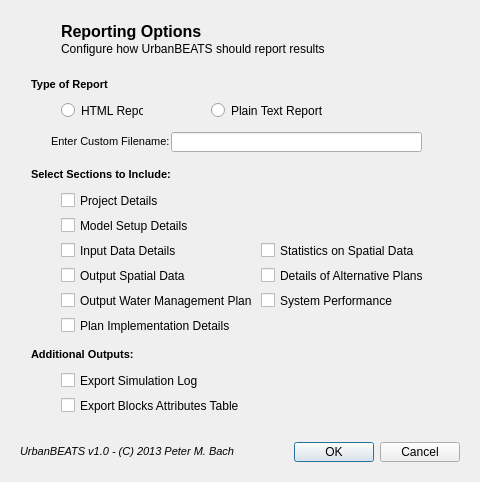
<?xml version="1.0" encoding="UTF-8"?>
<ui version="4.0">
 <class>ReportOptionsDialog</class>
 <widget class="QDialog" name="ReportOptionsDialog">
  <property name="geometry">
   <rect>
    <x>0</x>
    <y>0</y>
    <width>480</width>
    <height>482</height>
   </rect>
  </property>
  <property name="windowTitle">
   <string>Preferences</string>
  </property>
  <layout class="QVBoxLayout" name="verticalLayout">
   <item>
    <widget class="QWidget" name="title_widget" native="true">
     <property name="minimumSize">
      <size>
       <width>0</width>
       <height>50</height>
      </size>
     </property>
     <property name="maximumSize">
      <size>
       <width>16777215</width>
       <height>50</height>
      </size>
     </property>
     <widget class="QLabel" name="header_img">
      <property name="geometry">
       <rect>
        <x>-5</x>
        <y>5</y>
        <width>50</width>
        <height>50</height>
       </rect>
      </property>
      <property name="minimumSize">
       <size>
        <width>50</width>
        <height>50</height>
       </size>
      </property>
      <property name="maximumSize">
       <size>
        <width>50</width>
        <height>50</height>
       </size>
      </property>
      <property name="text">
       <string/>
      </property>
      <property name="pixmap">
       <pixmap resource="toolbaricons/guitoolbaricons.qrc">:/images/custom-reports-icon.png</pixmap>
      </property>
     </widget>
     <widget class="QLabel" name="dbtitle">
      <property name="geometry">
       <rect>
        <x>50</x>
        <y>10</y>
        <width>271</width>
        <height>21</height>
       </rect>
      </property>
      <property name="font">
       <font>
        <pointsize>12</pointsize>
        <weight>75</weight>
        <bold>true</bold>
       </font>
      </property>
      <property name="text">
       <string>Reporting Options</string>
      </property>
     </widget>
     <widget class="QLabel" name="dbsubtitle">
      <property name="geometry">
       <rect>
        <x>50</x>
        <y>30</y>
        <width>321</width>
        <height>16</height>
       </rect>
      </property>
      <property name="text">
       <string>Configure how UrbanBEATS should report results</string>
      </property>
     </widget>
    </widget>
   </item>
   <item>
    <widget class="QWidget" name="main_options_widget" native="true">
     <widget class="QLabel" name="reporttype_title">
      <property name="geometry">
       <rect>
        <x>20</x>
        <y>10</y>
        <width>181</width>
        <height>16</height>
       </rect>
      </property>
      <property name="text">
       <string>&lt;!DOCTYPE HTML PUBLIC &quot;-//W3C//DTD HTML 4.0//EN&quot; &quot;http://www.w3.org/TR/REC-html40/strict.dtd&quot;&gt;
&lt;html&gt;&lt;head&gt;&lt;meta name=&quot;qrichtext&quot; content=&quot;1&quot; /&gt;&lt;style type=&quot;text/css&quot;&gt;
p, li { white-space: pre-wrap; }
&lt;/style&gt;&lt;/head&gt;&lt;body style=&quot; font-family:'MS Shell Dlg 2'; font-size:8.25pt; font-weight:400; font-style:normal;&quot;&gt;
&lt;p style=&quot; margin-top:0px; margin-bottom:0px; margin-left:0px; margin-right:0px; -qt-block-indent:0; text-indent:0px;&quot;&gt;&lt;span style=&quot; font-size:8pt; font-weight:600;&quot;&gt;Type of Report&lt;/span&gt;&lt;/p&gt;&lt;/body&gt;&lt;/html&gt;</string>
      </property>
     </widget>
     <widget class="QLabel" name="nopref_lbl_2">
      <property name="geometry">
       <rect>
        <x>160</x>
        <y>190</y>
        <width>181</width>
        <height>16</height>
       </rect>
      </property>
      <property name="text">
       <string/>
      </property>
      <property name="textFormat">
       <enum>Qt::AutoText</enum>
      </property>
      <property name="pixmap">
       <pixmap>:/guitoolbaricons/custom-reports-icon.png</pixmap>
      </property>
     </widget>
     <widget class="QLabel" name="sectionsincl_title">
      <property name="geometry">
       <rect>
        <x>20</x>
        <y>100</y>
        <width>181</width>
        <height>16</height>
       </rect>
      </property>
      <property name="text">
       <string>&lt;!DOCTYPE HTML PUBLIC &quot;-//W3C//DTD HTML 4.0//EN&quot; &quot;http://www.w3.org/TR/REC-html40/strict.dtd&quot;&gt;
&lt;html&gt;&lt;head&gt;&lt;meta name=&quot;qrichtext&quot; content=&quot;1&quot; /&gt;&lt;style type=&quot;text/css&quot;&gt;
p, li { white-space: pre-wrap; }
&lt;/style&gt;&lt;/head&gt;&lt;body style=&quot; font-family:'MS Shell Dlg 2'; font-size:8.25pt; font-weight:400; font-style:normal;&quot;&gt;
&lt;p style=&quot; margin-top:0px; margin-bottom:0px; margin-left:0px; margin-right:0px; -qt-block-indent:0; text-indent:0px;&quot;&gt;&lt;span style=&quot; font-size:8pt; font-weight:600;&quot;&gt;Select Sections to Include:&lt;/span&gt;&lt;/p&gt;&lt;/body&gt;&lt;/html&gt;</string>
      </property>
     </widget>
     <widget class="QRadioButton" name="radioHTML">
      <property name="geometry">
       <rect>
        <x>50</x>
        <y>35</y>
        <width>82</width>
        <height>17</height>
       </rect>
      </property>
      <property name="text">
       <string>HTML Report</string>
      </property>
     </widget>
     <widget class="QRadioButton" name="radioPlainText">
      <property name="geometry">
       <rect>
        <x>200</x>
        <y>35</y>
        <width>131</width>
        <height>17</height>
       </rect>
      </property>
      <property name="text">
       <string>Plain Text Report</string>
      </property>
     </widget>
     <widget class="QLabel" name="filename_lbl">
      <property name="geometry">
       <rect>
        <x>40</x>
        <y>67</y>
        <width>181</width>
        <height>16</height>
       </rect>
      </property>
      <property name="text">
       <string>&lt;!DOCTYPE HTML PUBLIC &quot;-//W3C//DTD HTML 4.0//EN&quot; &quot;http://www.w3.org/TR/REC-html40/strict.dtd&quot;&gt;
&lt;html&gt;&lt;head&gt;&lt;meta name=&quot;qrichtext&quot; content=&quot;1&quot; /&gt;&lt;style type=&quot;text/css&quot;&gt;
p, li { white-space: pre-wrap; }
&lt;/style&gt;&lt;/head&gt;&lt;body style=&quot; font-family:'MS Shell Dlg 2'; font-size:8.25pt; font-weight:400; font-style:normal;&quot;&gt;
&lt;p style=&quot; margin-top:0px; margin-bottom:0px; margin-left:0px; margin-right:0px; -qt-block-indent:0; text-indent:0px;&quot;&gt;&lt;span style=&quot; font-size:8pt;&quot;&gt;Enter Custom Filename:&lt;/span&gt;&lt;/p&gt;&lt;/body&gt;&lt;/html&gt;</string>
      </property>
     </widget>
     <widget class="QLineEdit" name="filename_box">
      <property name="geometry">
       <rect>
        <x>160</x>
        <y>65</y>
        <width>251</width>
        <height>20</height>
       </rect>
      </property>
     </widget>
     <widget class="QCheckBox" name="checkProjectDetails">
      <property name="geometry">
       <rect>
        <x>50</x>
        <y>125</y>
        <width>111</width>
        <height>17</height>
       </rect>
      </property>
      <property name="text">
       <string>Project Details</string>
      </property>
     </widget>
     <widget class="QCheckBox" name="checkSetupDetails">
      <property name="geometry">
       <rect>
        <x>50</x>
        <y>150</y>
        <width>141</width>
        <height>17</height>
       </rect>
      </property>
      <property name="text">
       <string>Model Setup Details</string>
      </property>
     </widget>
     <widget class="QCheckBox" name="checkSpatialData">
      <property name="geometry">
       <rect>
        <x>50</x>
        <y>200</y>
        <width>141</width>
        <height>17</height>
       </rect>
      </property>
      <property name="text">
       <string>Output Spatial Data</string>
      </property>
     </widget>
     <widget class="QCheckBox" name="checkWaterPlan">
      <property name="geometry">
       <rect>
        <x>50</x>
        <y>225</y>
        <width>191</width>
        <height>17</height>
       </rect>
      </property>
      <property name="text">
       <string>Output Water Management Plan</string>
      </property>
     </widget>
     <widget class="QCheckBox" name="checkWaterAlts">
      <property name="geometry">
       <rect>
        <x>250</x>
        <y>200</y>
        <width>191</width>
        <height>17</height>
       </rect>
      </property>
      <property name="text">
       <string>Details of Alternative Plans</string>
      </property>
     </widget>
     <widget class="QCheckBox" name="checkPerformance">
      <property name="geometry">
       <rect>
        <x>250</x>
        <y>225</y>
        <width>191</width>
        <height>17</height>
       </rect>
      </property>
      <property name="text">
       <string>System Performance</string>
      </property>
     </widget>
     <widget class="QCheckBox" name="checkSpatialStats">
      <property name="geometry">
       <rect>
        <x>250</x>
        <y>175</y>
        <width>191</width>
        <height>17</height>
       </rect>
      </property>
      <property name="text">
       <string>Statistics on Spatial Data</string>
      </property>
     </widget>
     <widget class="QCheckBox" name="checkDataDetails">
      <property name="geometry">
       <rect>
        <x>50</x>
        <y>175</y>
        <width>141</width>
        <height>17</height>
       </rect>
      </property>
      <property name="text">
       <string>Input Data Details</string>
      </property>
     </widget>
     <widget class="QCheckBox" name="checkImplement">
      <property name="geometry">
       <rect>
        <x>50</x>
        <y>250</y>
        <width>191</width>
        <height>17</height>
       </rect>
      </property>
      <property name="text">
       <string>Plan Implementation Details</string>
      </property>
     </widget>
     <widget class="QLabel" name="additionalreport_title">
      <property name="geometry">
       <rect>
        <x>20</x>
        <y>280</y>
        <width>181</width>
        <height>16</height>
       </rect>
      </property>
      <property name="text">
       <string>&lt;!DOCTYPE HTML PUBLIC &quot;-//W3C//DTD HTML 4.0//EN&quot; &quot;http://www.w3.org/TR/REC-html40/strict.dtd&quot;&gt;
&lt;html&gt;&lt;head&gt;&lt;meta name=&quot;qrichtext&quot; content=&quot;1&quot; /&gt;&lt;style type=&quot;text/css&quot;&gt;
p, li { white-space: pre-wrap; }
&lt;/style&gt;&lt;/head&gt;&lt;body style=&quot; font-family:'MS Shell Dlg 2'; font-size:8.25pt; font-weight:400; font-style:normal;&quot;&gt;
&lt;p style=&quot; margin-top:0px; margin-bottom:0px; margin-left:0px; margin-right:0px; -qt-block-indent:0; text-indent:0px;&quot;&gt;&lt;span style=&quot; font-size:8pt; font-weight:600;&quot;&gt;Additional Outputs:&lt;/span&gt;&lt;/p&gt;&lt;/body&gt;&lt;/html&gt;</string>
      </property>
     </widget>
     <widget class="QCheckBox" name="exportSimLog">
      <property name="geometry">
       <rect>
        <x>50</x>
        <y>305</y>
        <width>151</width>
        <height>17</height>
       </rect>
      </property>
      <property name="text">
       <string>Export Simulation Log</string>
      </property>
     </widget>
     <widget class="QCheckBox" name="exportBlocksCSV">
      <property name="geometry">
       <rect>
        <x>50</x>
        <y>330</y>
        <width>261</width>
        <height>17</height>
       </rect>
      </property>
      <property name="text">
       <string>Export Blocks Attributes Table</string>
      </property>
     </widget>
    </widget>
   </item>
   <item>
    <widget class="QWidget" name="widget_4" native="true">
     <property name="minimumSize">
      <size>
       <width>0</width>
       <height>38</height>
      </size>
     </property>
     <property name="maximumSize">
      <size>
       <width>16777215</width>
       <height>38</height>
      </size>
     </property>
     <layout class="QHBoxLayout" name="horizontalLayout_2">
      <item>
       <widget class="QLabel" name="remarks">
        <property name="text">
         <string>&lt;!DOCTYPE HTML PUBLIC &quot;-//W3C//DTD HTML 4.0//EN&quot; &quot;http://www.w3.org/TR/REC-html40/strict.dtd&quot;&gt;
&lt;html&gt;&lt;head&gt;&lt;meta name=&quot;qrichtext&quot; content=&quot;1&quot; /&gt;&lt;style type=&quot;text/css&quot;&gt;
p, li { white-space: pre-wrap; }
&lt;/style&gt;&lt;/head&gt;&lt;body style=&quot; font-family:'MS Shell Dlg 2'; font-size:8.25pt; font-weight:400; font-style:normal;&quot;&gt;
&lt;p style=&quot; margin-top:0px; margin-bottom:0px; margin-left:0px; margin-right:0px; -qt-block-indent:0; text-indent:0px;&quot;&gt;&lt;span style=&quot; font-size:8pt; font-style:italic;&quot;&gt;UrbanBEATS v1.0 - (C) 2013 Peter M. Bach&lt;/span&gt;&lt;/p&gt;&lt;/body&gt;&lt;/html&gt;</string>
        </property>
       </widget>
      </item>
      <item>
       <widget class="QDialogButtonBox" name="buttonBox">
        <property name="orientation">
         <enum>Qt::Horizontal</enum>
        </property>
        <property name="standardButtons">
         <set>QDialogButtonBox::Cancel|QDialogButtonBox::Ok</set>
        </property>
       </widget>
      </item>
     </layout>
    </widget>
   </item>
  </layout>
 </widget>
 <resources>
  <include location="toolbaricons/guitoolbaricons.qrc"/>
  <include location="toolbaricons/guitoolbaricons.qrc"/>
  <include location="toolbaricons/guitoolbaricons.qrc"/>
  <include location="C:/UrbanBEATSv1Dev/ub_modules/resources/dialogimg.qrc"/>
  <include location="toolbaricons/guitoolbaricons.qrc"/>
 </resources>
 <connections>
  <connection>
   <sender>buttonBox</sender>
   <signal>accepted()</signal>
   <receiver>ReportOptionsDialog</receiver>
   <slot>accept()</slot>
   <hints>
    <hint type="sourcelabel">
     <x>248</x>
     <y>254</y>
    </hint>
    <hint type="destinationlabel">
     <x>157</x>
     <y>274</y>
    </hint>
   </hints>
  </connection>
  <connection>
   <sender>buttonBox</sender>
   <signal>rejected()</signal>
   <receiver>ReportOptionsDialog</receiver>
   <slot>reject()</slot>
   <hints>
    <hint type="sourcelabel">
     <x>316</x>
     <y>260</y>
    </hint>
    <hint type="destinationlabel">
     <x>286</x>
     <y>274</y>
    </hint>
   </hints>
  </connection>
 </connections>
</ui>
